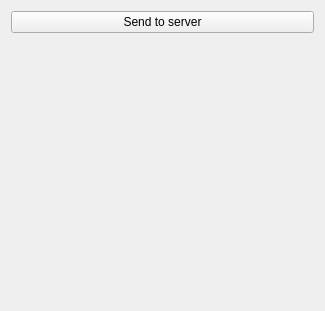
<?xml version="1.0" encoding="UTF-8"?>
<ui version="4.0">
 <class>MyFirstModule</class>
 <widget class="qMRMLWidget" name="MyFirstModule">
  <property name="geometry">
   <rect>
    <x>0</x>
    <y>0</y>
    <width>325</width>
    <height>311</height>
   </rect>
  </property>
  <layout class="QVBoxLayout" name="verticalLayout">
   <item>
    <widget class="QPushButton" name="applyButton">
     <property name="enabled">
      <bool>true</bool>
     </property>
     <property name="toolTip">
      <string>Run the algorithm.</string>
     </property>
     <property name="text">
      <string>Send to server</string>
     </property>
    </widget>
   </item>
   <item>
    <spacer name="verticalSpacer">
     <property name="orientation">
      <enum>Qt::Vertical</enum>
     </property>
     <property name="sizeHint" stdset="0">
      <size>
       <width>20</width>
       <height>40</height>
      </size>
     </property>
    </spacer>
   </item>
  </layout>
 </widget>
 <customwidgets>
  <customwidget>
   <class>qMRMLWidget</class>
   <extends>QWidget</extends>
   <header>qMRMLWidget.h</header>
   <container>1</container>
  </customwidget>
 </customwidgets>
 <resources/>
 <connections/>
</ui>
